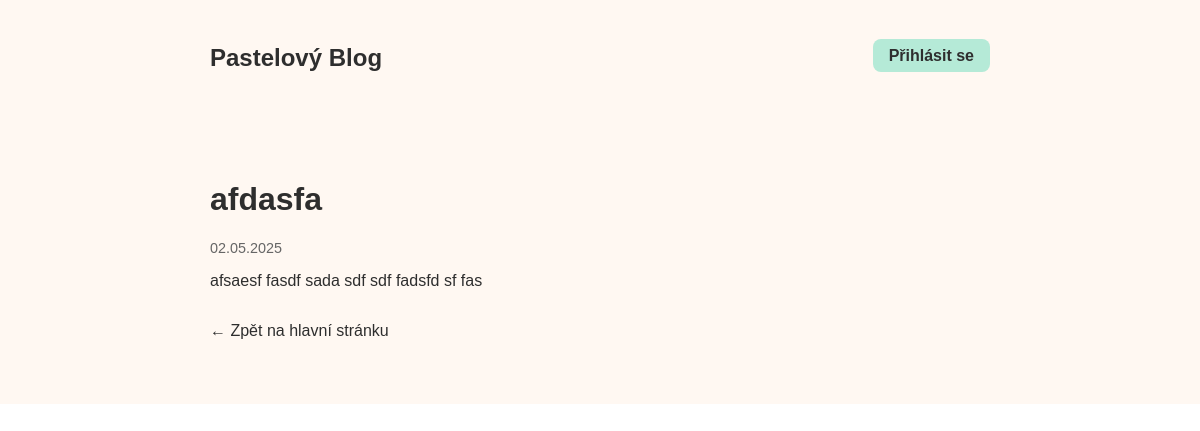
Page /article/4 on the earlier database version.
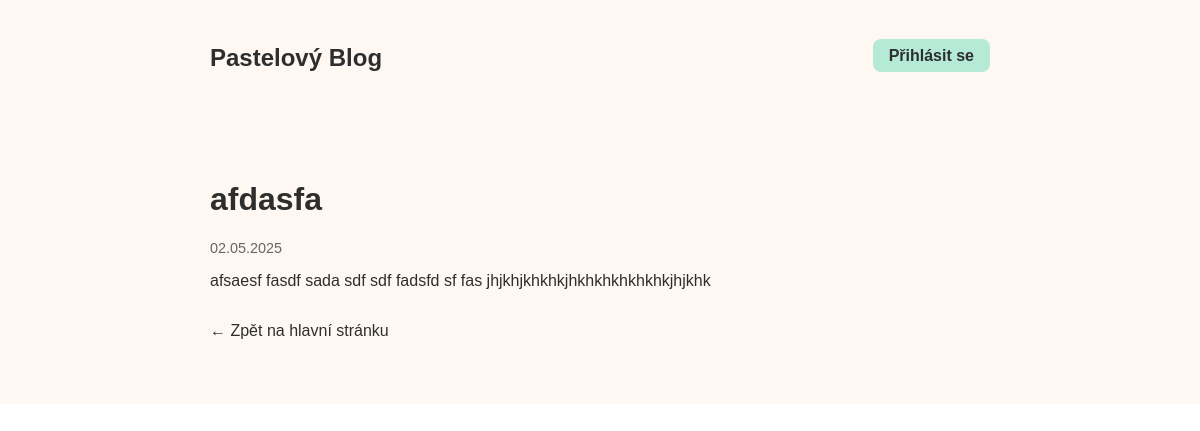
Same page on the later database version.
### models.py (models this page shows)
class Article(db.Model):
    __tablename__ = 'articles'
    id = db.Column(db.Integer, primary_key=True)
    title = db.Column(db.String(120), nullable=False)
    content = db.Column(db.Text, nullable=False)
    created_at = db.Column(db.DateTime, default=datetime.utcnow)
    user_id = db.Column(db.Integer, db.ForeignKey('users.id'), nullable=False)
    images = db.relationship('Image', backref='article', lazy=True)

### app.py (the view)
@app.route("/article/<int:article_id>")
def article(article_id):
    article = Article.query.get_or_404(article_id)
    return render_template("article.html", article=article)

### templates/article.html (shortened to what this page needs)
{% extends "base.html" %}
{% block content %}
  <main class="main-content">
    <div class="container post-detail">
      <h1>{{ article.title }}</h1>
      <p class="post-date">{{ article.created_at.strftime('%d.%m.%Y') }}</p>
      <div class="post-content">
        {{ article.content|safe }}
      </div>
      <a href="{{ url_for('home') }}" class="back-link bottom">← Zpět na hlavní stránku</a>
    </div>
  </main>
{% endblock %}

Differences in the rows shown:
changed Article "afdasfa": content "afsaesf fasdf sada sdf sdf fadsfd sf fas" → "afsaesf fasdf sada sdf sdf fadsfd sf fas jhjkhjkhkhkjhkhkhkhkhkhkjhjkhk"
